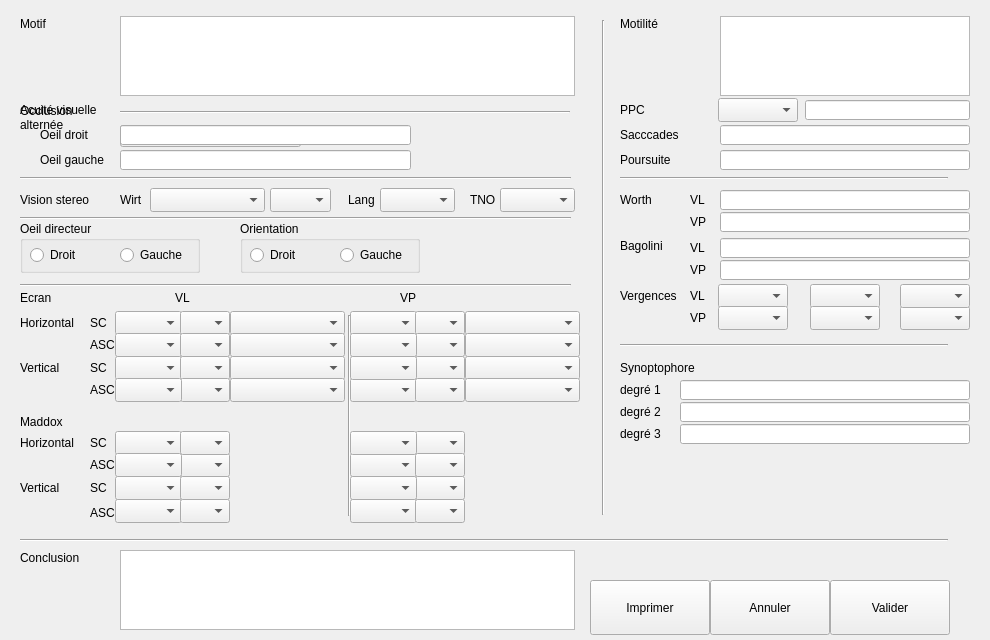
<?xml version="1.0" encoding="UTF-8"?>
<!-- (C) 2016 LAINE SERGE

This program is free software; you can redistribute it and/or modify
it under the terms of the GNU General Public License as published by
the Free Software Foundation; either version 2 of the License, or
(at your option) any later version.

This program is distributed in the hope that it will be useful,
but WITHOUT ANY WARRANTY; without even the implied warranty of
MERCHANTABILITY or FITNESS FOR A PARTICULAR PURPOSE. See the
GNU General Public License for more details.

You should have received a copy of the GNU General Public License along
with this program; if not, write to the Free Software Foundation, Inc.,
51 Franklin Street, Fifth Floor, Boston, MA 02110-1301 USA.
-->
<ui version="4.0">
 <class>dlg_bilanortho</class>
 <widget class="QDialog" name="dlg_bilanortho">
  <property name="geometry">
   <rect>
    <x>0</x>
    <y>0</y>
    <width>990</width>
    <height>640</height>
   </rect>
  </property>
  <property name="sizePolicy">
   <sizepolicy hsizetype="Fixed" vsizetype="Fixed">
    <horstretch>0</horstretch>
    <verstretch>0</verstretch>
   </sizepolicy>
  </property>
  <property name="minimumSize">
   <size>
    <width>990</width>
    <height>640</height>
   </size>
  </property>
  <property name="maximumSize">
   <size>
    <width>990</width>
    <height>640</height>
   </size>
  </property>
  <property name="windowTitle">
   <string>Dialog</string>
  </property>
  <widget class="QLabel" name="OcclAlternlabel">
   <property name="geometry">
    <rect>
     <x>20</x>
     <y>102</y>
     <width>91</width>
     <height>32</height>
    </rect>
   </property>
   <property name="text">
    <string>Occlusion
alternée</string>
   </property>
  </widget>
  <widget class="QLabel" name="VisionStereolabel">
   <property name="geometry">
    <rect>
     <x>20</x>
     <y>192</y>
     <width>81</width>
     <height>16</height>
    </rect>
   </property>
   <property name="text">
    <string>Vision stereo</string>
   </property>
  </widget>
  <widget class="QLabel" name="label">
   <property name="geometry">
    <rect>
     <x>120</x>
     <y>192</y>
     <width>31</width>
     <height>16</height>
    </rect>
   </property>
   <property name="text">
    <string>Wirt</string>
   </property>
  </widget>
  <widget class="QLabel" name="Worthlabel">
   <property name="geometry">
    <rect>
     <x>620</x>
     <y>192</y>
     <width>41</width>
     <height>16</height>
    </rect>
   </property>
   <property name="text">
    <string>Worth</string>
   </property>
  </widget>
  <widget class="QLabel" name="Bagolinilabel">
   <property name="geometry">
    <rect>
     <x>620</x>
     <y>238</y>
     <width>59</width>
     <height>16</height>
    </rect>
   </property>
   <property name="text">
    <string>Bagolini</string>
   </property>
  </widget>
  <widget class="QGroupBox" name="OeilDirecteurgroupBox">
   <property name="geometry">
    <rect>
     <x>20</x>
     <y>221</y>
     <width>180</width>
     <height>52</height>
    </rect>
   </property>
   <property name="title">
    <string>Oeil directeur</string>
   </property>
   <widget class="QRadioButton" name="ODdirecteurradioButton">
    <property name="geometry">
     <rect>
      <x>10</x>
      <y>24</y>
      <width>60</width>
      <height>20</height>
     </rect>
    </property>
    <property name="focusPolicy">
     <enum>Qt::StrongFocus</enum>
    </property>
    <property name="text">
     <string>Droit</string>
    </property>
   </widget>
   <widget class="QRadioButton" name="OGdirecteurradioButton">
    <property name="geometry">
     <rect>
      <x>100</x>
      <y>24</y>
      <width>70</width>
      <height>20</height>
     </rect>
    </property>
    <property name="focusPolicy">
     <enum>Qt::StrongFocus</enum>
    </property>
    <property name="text">
     <string>Gauche</string>
    </property>
   </widget>
  </widget>
  <widget class="QGroupBox" name="OrientationgroupBox">
   <property name="geometry">
    <rect>
     <x>240</x>
     <y>221</y>
     <width>180</width>
     <height>52</height>
    </rect>
   </property>
   <property name="title">
    <string>Orientation</string>
   </property>
   <widget class="QRadioButton" name="ODOrientationradioButton">
    <property name="geometry">
     <rect>
      <x>10</x>
      <y>24</y>
      <width>60</width>
      <height>20</height>
     </rect>
    </property>
    <property name="focusPolicy">
     <enum>Qt::StrongFocus</enum>
    </property>
    <property name="text">
     <string>Droit</string>
    </property>
   </widget>
   <widget class="QRadioButton" name="OGOrientationradioButton">
    <property name="geometry">
     <rect>
      <x>100</x>
      <y>24</y>
      <width>70</width>
      <height>20</height>
     </rect>
    </property>
    <property name="focusPolicy">
     <enum>Qt::StrongFocus</enum>
    </property>
    <property name="text">
     <string>Gauche</string>
    </property>
   </widget>
  </widget>
  <widget class="QLabel" name="Ecranlabel">
   <property name="geometry">
    <rect>
     <x>20</x>
     <y>315</y>
     <width>71</width>
     <height>16</height>
    </rect>
   </property>
   <property name="text">
    <string>Horizontal</string>
   </property>
  </widget>
  <widget class="QComboBox" name="EcranVLSCcomboBox">
   <property name="geometry">
    <rect>
     <x>115</x>
     <y>311</y>
     <width>67</width>
     <height>24</height>
    </rect>
   </property>
   <property name="focusPolicy">
    <enum>Qt::StrongFocus</enum>
   </property>
   <property name="currentIndex">
    <number>-1</number>
   </property>
  </widget>
  <widget class="QComboBox" name="EcranVLSCDcomboBox">
   <property name="geometry">
    <rect>
     <x>180</x>
     <y>311</y>
     <width>50</width>
     <height>24</height>
    </rect>
   </property>
   <property name="focusPolicy">
    <enum>Qt::StrongFocus</enum>
   </property>
  </widget>
  <widget class="QComboBox" name="EcranVPSCcomboBox">
   <property name="geometry">
    <rect>
     <x>350</x>
     <y>311</y>
     <width>67</width>
     <height>24</height>
    </rect>
   </property>
   <property name="focusPolicy">
    <enum>Qt::StrongFocus</enum>
   </property>
   <property name="currentIndex">
    <number>-1</number>
   </property>
  </widget>
  <widget class="QComboBox" name="EcranVPSCDcomboBox">
   <property name="geometry">
    <rect>
     <x>415</x>
     <y>311</y>
     <width>50</width>
     <height>24</height>
    </rect>
   </property>
   <property name="focusPolicy">
    <enum>Qt::StrongFocus</enum>
   </property>
  </widget>
  <widget class="QComboBox" name="EcranVLASCcomboBox">
   <property name="geometry">
    <rect>
     <x>115</x>
     <y>333</y>
     <width>67</width>
     <height>24</height>
    </rect>
   </property>
   <property name="focusPolicy">
    <enum>Qt::StrongFocus</enum>
   </property>
   <property name="currentIndex">
    <number>-1</number>
   </property>
   <property name="maxVisibleItems">
    <number>10</number>
   </property>
  </widget>
  <widget class="QComboBox" name="EcranVPASCDcomboBox">
   <property name="geometry">
    <rect>
     <x>415</x>
     <y>333</y>
     <width>50</width>
     <height>24</height>
    </rect>
   </property>
   <property name="focusPolicy">
    <enum>Qt::StrongFocus</enum>
   </property>
  </widget>
  <widget class="QComboBox" name="EcranVPASCcomboBox">
   <property name="geometry">
    <rect>
     <x>350</x>
     <y>333</y>
     <width>67</width>
     <height>24</height>
    </rect>
   </property>
   <property name="focusPolicy">
    <enum>Qt::StrongFocus</enum>
   </property>
   <property name="currentIndex">
    <number>-1</number>
   </property>
   <property name="maxVisibleItems">
    <number>10</number>
   </property>
  </widget>
  <widget class="QComboBox" name="EcranVLASCDcomboBox">
   <property name="geometry">
    <rect>
     <x>180</x>
     <y>333</y>
     <width>50</width>
     <height>24</height>
    </rect>
   </property>
   <property name="focusPolicy">
    <enum>Qt::StrongFocus</enum>
   </property>
  </widget>
  <widget class="QLabel" name="SClabel">
   <property name="geometry">
    <rect>
     <x>90</x>
     <y>315</y>
     <width>31</width>
     <height>16</height>
    </rect>
   </property>
   <property name="text">
    <string>SC</string>
   </property>
  </widget>
  <widget class="QComboBox" name="MaddoxVLSCcomboBox">
   <property name="geometry">
    <rect>
     <x>115</x>
     <y>431</y>
     <width>67</width>
     <height>24</height>
    </rect>
   </property>
   <property name="focusPolicy">
    <enum>Qt::StrongFocus</enum>
   </property>
   <property name="currentIndex">
    <number>-1</number>
   </property>
  </widget>
  <widget class="QComboBox" name="MaddoxVPASCcomboBox">
   <property name="geometry">
    <rect>
     <x>350</x>
     <y>453</y>
     <width>67</width>
     <height>24</height>
    </rect>
   </property>
   <property name="focusPolicy">
    <enum>Qt::StrongFocus</enum>
   </property>
   <property name="currentIndex">
    <number>-1</number>
   </property>
   <property name="maxVisibleItems">
    <number>10</number>
   </property>
  </widget>
  <widget class="QComboBox" name="MaddoxVLASCDcomboBox">
   <property name="geometry">
    <rect>
     <x>180</x>
     <y>453</y>
     <width>50</width>
     <height>24</height>
    </rect>
   </property>
   <property name="focusPolicy">
    <enum>Qt::StrongFocus</enum>
   </property>
  </widget>
  <widget class="QLabel" name="SClabel_2">
   <property name="geometry">
    <rect>
     <x>90</x>
     <y>435</y>
     <width>31</width>
     <height>16</height>
    </rect>
   </property>
   <property name="text">
    <string>SC</string>
   </property>
  </widget>
  <widget class="QLabel" name="Maddoxabel">
   <property name="geometry">
    <rect>
     <x>20</x>
     <y>414</y>
     <width>59</width>
     <height>16</height>
    </rect>
   </property>
   <property name="text">
    <string>Maddox</string>
   </property>
  </widget>
  <widget class="QComboBox" name="MaddoxVPSCDcomboBox">
   <property name="geometry">
    <rect>
     <x>415</x>
     <y>431</y>
     <width>50</width>
     <height>24</height>
    </rect>
   </property>
   <property name="focusPolicy">
    <enum>Qt::StrongFocus</enum>
   </property>
  </widget>
  <widget class="QComboBox" name="MaddoxVPASCDcomboBox">
   <property name="geometry">
    <rect>
     <x>415</x>
     <y>453</y>
     <width>50</width>
     <height>24</height>
    </rect>
   </property>
   <property name="focusPolicy">
    <enum>Qt::StrongFocus</enum>
   </property>
  </widget>
  <widget class="QComboBox" name="MaddoxVPSCcomboBox">
   <property name="geometry">
    <rect>
     <x>350</x>
     <y>431</y>
     <width>67</width>
     <height>24</height>
    </rect>
   </property>
   <property name="focusPolicy">
    <enum>Qt::StrongFocus</enum>
   </property>
   <property name="currentIndex">
    <number>-1</number>
   </property>
  </widget>
  <widget class="QComboBox" name="MaddoxVLASCcomboBox">
   <property name="geometry">
    <rect>
     <x>115</x>
     <y>453</y>
     <width>67</width>
     <height>24</height>
    </rect>
   </property>
   <property name="focusPolicy">
    <enum>Qt::StrongFocus</enum>
   </property>
   <property name="currentIndex">
    <number>-1</number>
   </property>
   <property name="maxVisibleItems">
    <number>10</number>
   </property>
  </widget>
  <widget class="QComboBox" name="MaddoxVLSCDcomboBox">
   <property name="geometry">
    <rect>
     <x>180</x>
     <y>431</y>
     <width>50</width>
     <height>24</height>
    </rect>
   </property>
   <property name="focusPolicy">
    <enum>Qt::StrongFocus</enum>
   </property>
  </widget>
  <widget class="QLabel" name="Motilitelabel">
   <property name="geometry">
    <rect>
     <x>620</x>
     <y>16</y>
     <width>59</width>
     <height>16</height>
    </rect>
   </property>
   <property name="text">
    <string>Motilité</string>
   </property>
  </widget>
  <widget class="QTextEdit" name="MotilitetextEdit">
   <property name="geometry">
    <rect>
     <x>720</x>
     <y>16</y>
     <width>250</width>
     <height>80</height>
    </rect>
   </property>
  </widget>
  <widget class="QLabel" name="Vergenceslabel">
   <property name="geometry">
    <rect>
     <x>620</x>
     <y>288</y>
     <width>71</width>
     <height>16</height>
    </rect>
   </property>
   <property name="text">
    <string>Vergences</string>
   </property>
  </widget>
  <widget class="QLabel" name="VergencesVLlabel">
   <property name="geometry">
    <rect>
     <x>690</x>
     <y>288</y>
     <width>21</width>
     <height>16</height>
    </rect>
   </property>
   <property name="text">
    <string>VL</string>
   </property>
  </widget>
  <widget class="QLabel" name="VergencesVPlabel">
   <property name="geometry">
    <rect>
     <x>690</x>
     <y>310</y>
     <width>21</width>
     <height>16</height>
    </rect>
   </property>
   <property name="text">
    <string>VP</string>
   </property>
  </widget>
  <widget class="QComboBox" name="VergenceCLcomboBox">
   <property name="geometry">
    <rect>
     <x>810</x>
     <y>284</y>
     <width>70</width>
     <height>24</height>
    </rect>
   </property>
   <property name="focusPolicy">
    <enum>Qt::StrongFocus</enum>
   </property>
  </widget>
  <widget class="QComboBox" name="VergenceDLcomboBox">
   <property name="geometry">
    <rect>
     <x>718</x>
     <y>284</y>
     <width>70</width>
     <height>24</height>
    </rect>
   </property>
   <property name="focusPolicy">
    <enum>Qt::StrongFocus</enum>
   </property>
  </widget>
  <widget class="QComboBox" name="VergenceCPcomboBox">
   <property name="geometry">
    <rect>
     <x>810</x>
     <y>306</y>
     <width>70</width>
     <height>24</height>
    </rect>
   </property>
   <property name="focusPolicy">
    <enum>Qt::StrongFocus</enum>
   </property>
  </widget>
  <widget class="QComboBox" name="VergenceDPcomboBox">
   <property name="geometry">
    <rect>
     <x>718</x>
     <y>306</y>
     <width>70</width>
     <height>24</height>
    </rect>
   </property>
   <property name="focusPolicy">
    <enum>Qt::StrongFocus</enum>
   </property>
  </widget>
  <widget class="QLabel" name="Synoptophorelabel">
   <property name="geometry">
    <rect>
     <x>620</x>
     <y>360</y>
     <width>101</width>
     <height>16</height>
    </rect>
   </property>
   <property name="text">
    <string>Synoptophore</string>
   </property>
  </widget>
  <widget class="QLabel" name="Degre1label">
   <property name="geometry">
    <rect>
     <x>620</x>
     <y>382</y>
     <width>50</width>
     <height>16</height>
    </rect>
   </property>
   <property name="text">
    <string>degré 1</string>
   </property>
  </widget>
  <widget class="QLabel" name="Degre2label">
   <property name="geometry">
    <rect>
     <x>620</x>
     <y>404</y>
     <width>50</width>
     <height>16</height>
    </rect>
   </property>
   <property name="text">
    <string>degré 2</string>
   </property>
  </widget>
  <widget class="QLabel" name="Degre3label">
   <property name="geometry">
    <rect>
     <x>620</x>
     <y>426</y>
     <width>50</width>
     <height>16</height>
    </rect>
   </property>
   <property name="text">
    <string>degré 3</string>
   </property>
  </widget>
  <widget class="QLineEdit" name="Degre1lineEdit">
   <property name="geometry">
    <rect>
     <x>680</x>
     <y>380</y>
     <width>290</width>
     <height>20</height>
    </rect>
   </property>
  </widget>
  <widget class="QLineEdit" name="Degre2lineEdit">
   <property name="geometry">
    <rect>
     <x>680</x>
     <y>402</y>
     <width>290</width>
     <height>20</height>
    </rect>
   </property>
  </widget>
  <widget class="QLineEdit" name="Degre3lineEdit">
   <property name="geometry">
    <rect>
     <x>680</x>
     <y>424</y>
     <width>290</width>
     <height>20</height>
    </rect>
   </property>
  </widget>
  <widget class="QLabel" name="Conclusionlabel">
   <property name="geometry">
    <rect>
     <x>20</x>
     <y>550</y>
     <width>101</width>
     <height>16</height>
    </rect>
   </property>
   <property name="text">
    <string>Conclusion</string>
   </property>
  </widget>
  <widget class="QTextEdit" name="ConclusiontextEdit">
   <property name="geometry">
    <rect>
     <x>120</x>
     <y>550</y>
     <width>455</width>
     <height>80</height>
    </rect>
   </property>
  </widget>
  <widget class="Line" name="line">
   <property name="geometry">
    <rect>
     <x>20</x>
     <y>163</y>
     <width>551</width>
     <height>31</height>
    </rect>
   </property>
   <property name="orientation">
    <enum>Qt::Horizontal</enum>
   </property>
  </widget>
  <widget class="Line" name="line_2">
   <property name="geometry">
    <rect>
     <x>20</x>
     <y>216</y>
     <width>551</width>
     <height>5</height>
    </rect>
   </property>
   <property name="orientation">
    <enum>Qt::Horizontal</enum>
   </property>
  </widget>
  <widget class="Line" name="line_3">
   <property name="geometry">
    <rect>
     <x>20</x>
     <y>270</y>
     <width>551</width>
     <height>31</height>
    </rect>
   </property>
   <property name="orientation">
    <enum>Qt::Horizontal</enum>
   </property>
  </widget>
  <widget class="Line" name="line_4">
   <property name="geometry">
    <rect>
     <x>20</x>
     <y>525</y>
     <width>928</width>
     <height>31</height>
    </rect>
   </property>
   <property name="orientation">
    <enum>Qt::Horizontal</enum>
   </property>
  </widget>
  <widget class="Line" name="line_6">
   <property name="geometry">
    <rect>
     <x>620</x>
     <y>330</y>
     <width>328</width>
     <height>31</height>
    </rect>
   </property>
   <property name="orientation">
    <enum>Qt::Horizontal</enum>
   </property>
  </widget>
  <widget class="UpPushButton" name="AnnulupPushButton">
   <property name="geometry">
    <rect>
     <x>710</x>
     <y>580</y>
     <width>120</width>
     <height>55</height>
    </rect>
   </property>
   <property name="focusPolicy">
    <enum>Qt::NoFocus</enum>
   </property>
   <property name="text">
    <string>Annuler</string>
   </property>
   <property name="icon">
    <iconset resource="Images/images.qrc">
     <normaloff>:/Supprime.png</normaloff>:/Supprime.png</iconset>
   </property>
   <property name="iconSize">
    <size>
     <width>30</width>
     <height>30</height>
    </size>
   </property>
   <property name="autoDefault">
    <bool>false</bool>
   </property>
  </widget>
  <widget class="UpPushButton" name="OKupPushButton">
   <property name="geometry">
    <rect>
     <x>830</x>
     <y>580</y>
     <width>120</width>
     <height>55</height>
    </rect>
   </property>
   <property name="sizePolicy">
    <sizepolicy hsizetype="Minimum" vsizetype="Fixed">
     <horstretch>100</horstretch>
     <verstretch>0</verstretch>
    </sizepolicy>
   </property>
   <property name="maximumSize">
    <size>
     <width>180</width>
     <height>55</height>
    </size>
   </property>
   <property name="focusPolicy">
    <enum>Qt::NoFocus</enum>
   </property>
   <property name="text">
    <string>Valider</string>
   </property>
   <property name="icon">
    <iconset resource="Images/images.qrc">
     <normaloff>:/start.png</normaloff>:/start.png</iconset>
   </property>
   <property name="iconSize">
    <size>
     <width>30</width>
     <height>30</height>
    </size>
   </property>
   <property name="shortcut">
    <string>Meta+Return</string>
   </property>
   <property name="autoDefault">
    <bool>false</bool>
   </property>
   <property name="default">
    <bool>false</bool>
   </property>
   <property name="flat">
    <bool>false</bool>
   </property>
  </widget>
  <widget class="QLineEdit" name="Worth1lineEdit">
   <property name="geometry">
    <rect>
     <x>720</x>
     <y>190</y>
     <width>250</width>
     <height>20</height>
    </rect>
   </property>
  </widget>
  <widget class="QLineEdit" name="Worth2lineEdit">
   <property name="geometry">
    <rect>
     <x>720</x>
     <y>212</y>
     <width>250</width>
     <height>20</height>
    </rect>
   </property>
  </widget>
  <widget class="QLabel" name="SClabel_3">
   <property name="geometry">
    <rect>
     <x>175</x>
     <y>290</y>
     <width>31</width>
     <height>16</height>
    </rect>
   </property>
   <property name="text">
    <string>VL</string>
   </property>
  </widget>
  <widget class="QLabel" name="SClabel_4">
   <property name="geometry">
    <rect>
     <x>400</x>
     <y>290</y>
     <width>31</width>
     <height>16</height>
    </rect>
   </property>
   <property name="text">
    <string>VP</string>
   </property>
  </widget>
  <widget class="QLabel" name="SClabel_5">
   <property name="geometry">
    <rect>
     <x>90</x>
     <y>337</y>
     <width>31</width>
     <height>16</height>
    </rect>
   </property>
   <property name="text">
    <string>ASC</string>
   </property>
  </widget>
  <widget class="QLabel" name="SClabel_6">
   <property name="geometry">
    <rect>
     <x>90</x>
     <y>457</y>
     <width>31</width>
     <height>16</height>
    </rect>
   </property>
   <property name="text">
    <string>ASC</string>
   </property>
  </widget>
  <widget class="Line" name="line_8">
   <property name="geometry">
    <rect>
     <x>339</x>
     <y>315</y>
     <width>20</width>
     <height>201</height>
    </rect>
   </property>
   <property name="orientation">
    <enum>Qt::Vertical</enum>
   </property>
  </widget>
  <widget class="QComboBox" name="LangcomboBox">
   <property name="geometry">
    <rect>
     <x>380</x>
     <y>188</y>
     <width>75</width>
     <height>24</height>
    </rect>
   </property>
   <property name="focusPolicy">
    <enum>Qt::StrongFocus</enum>
   </property>
   <property name="editable">
    <bool>false</bool>
   </property>
  </widget>
  <widget class="QLabel" name="label_2">
   <property name="geometry">
    <rect>
     <x>348</x>
     <y>192</y>
     <width>41</width>
     <height>16</height>
    </rect>
   </property>
   <property name="text">
    <string>Lang</string>
   </property>
  </widget>
  <widget class="Line" name="line_9">
   <property name="geometry">
    <rect>
     <x>620</x>
     <y>163</y>
     <width>328</width>
     <height>31</height>
    </rect>
   </property>
   <property name="orientation">
    <enum>Qt::Horizontal</enum>
   </property>
  </widget>
  <widget class="QLabel" name="label_3">
   <property name="geometry">
    <rect>
     <x>620</x>
     <y>102</y>
     <width>59</width>
     <height>16</height>
    </rect>
   </property>
   <property name="text">
    <string>PPC</string>
   </property>
  </widget>
  <widget class="QLabel" name="label_4">
   <property name="geometry">
    <rect>
     <x>620</x>
     <y>127</y>
     <width>81</width>
     <height>16</height>
    </rect>
   </property>
   <property name="text">
    <string>Sacccades</string>
   </property>
  </widget>
  <widget class="QLabel" name="label_5">
   <property name="geometry">
    <rect>
     <x>620</x>
     <y>152</y>
     <width>59</width>
     <height>16</height>
    </rect>
   </property>
   <property name="text">
    <string>Poursuite</string>
   </property>
  </widget>
  <widget class="QComboBox" name="PPCcomboBox">
   <property name="geometry">
    <rect>
     <x>718</x>
     <y>98</y>
     <width>80</width>
     <height>24</height>
    </rect>
   </property>
   <property name="focusPolicy">
    <enum>Qt::StrongFocus</enum>
   </property>
   <property name="currentIndex">
    <number>-1</number>
   </property>
  </widget>
  <widget class="QLineEdit" name="PoursuitelineEdit">
   <property name="geometry">
    <rect>
     <x>720</x>
     <y>150</y>
     <width>250</width>
     <height>20</height>
    </rect>
   </property>
  </widget>
  <widget class="QLineEdit" name="SaccadeslineEdit">
   <property name="geometry">
    <rect>
     <x>720</x>
     <y>125</y>
     <width>250</width>
     <height>20</height>
    </rect>
   </property>
  </widget>
  <widget class="QLineEdit" name="PPClineEdit">
   <property name="geometry">
    <rect>
     <x>805</x>
     <y>100</y>
     <width>165</width>
     <height>20</height>
    </rect>
   </property>
  </widget>
  <widget class="QComboBox" name="OcclAlterncomboBox">
   <property name="geometry">
    <rect>
     <x>120</x>
     <y>125</y>
     <width>181</width>
     <height>22</height>
    </rect>
   </property>
   <property name="focusPolicy">
    <enum>Qt::StrongFocus</enum>
   </property>
  </widget>
  <widget class="QLabel" name="AVlabel">
   <property name="geometry">
    <rect>
     <x>20</x>
     <y>102</y>
     <width>91</width>
     <height>16</height>
    </rect>
   </property>
   <property name="text">
    <string>Acuité visuelle</string>
   </property>
  </widget>
  <widget class="QLabel" name="AVODlabel">
   <property name="geometry">
    <rect>
     <x>40</x>
     <y>127</y>
     <width>70</width>
     <height>16</height>
    </rect>
   </property>
   <property name="text">
    <string>Oeil droit</string>
   </property>
  </widget>
  <widget class="QLabel" name="AVOGlabel">
   <property name="geometry">
    <rect>
     <x>40</x>
     <y>152</y>
     <width>70</width>
     <height>16</height>
    </rect>
   </property>
   <property name="text">
    <string>Oeil gauche</string>
   </property>
  </widget>
  <widget class="UpPushButton" name="ImprimeupPushButton">
   <property name="geometry">
    <rect>
     <x>590</x>
     <y>580</y>
     <width>120</width>
     <height>55</height>
    </rect>
   </property>
   <property name="focusPolicy">
    <enum>Qt::NoFocus</enum>
   </property>
   <property name="toolTip">
    <string extracomment="tool tip ici"/>
   </property>
   <property name="statusTip">
    <string/>
   </property>
   <property name="whatsThis">
    <string/>
   </property>
   <property name="text">
    <string>Imprimer</string>
   </property>
   <property name="icon">
    <iconset resource="Images/images.qrc">
     <normaloff>:/Imprimer.png</normaloff>:/Imprimer.png</iconset>
   </property>
   <property name="iconSize">
    <size>
     <width>30</width>
     <height>30</height>
    </size>
   </property>
   <property name="autoDefault">
    <bool>false</bool>
   </property>
   <property name="flat">
    <bool>false</bool>
   </property>
  </widget>
  <widget class="QLabel" name="Motiflabel">
   <property name="geometry">
    <rect>
     <x>20</x>
     <y>16</y>
     <width>81</width>
     <height>16</height>
    </rect>
   </property>
   <property name="text">
    <string>Motif</string>
   </property>
  </widget>
  <widget class="QTextEdit" name="MotiftextEdit">
   <property name="geometry">
    <rect>
     <x>120</x>
     <y>16</y>
     <width>455</width>
     <height>80</height>
    </rect>
   </property>
  </widget>
  <widget class="Line" name="line_10">
   <property name="geometry">
    <rect>
     <x>120</x>
     <y>97</y>
     <width>450</width>
     <height>31</height>
    </rect>
   </property>
   <property name="orientation">
    <enum>Qt::Horizontal</enum>
   </property>
  </widget>
  <widget class="QComboBox" name="AnimauxWirtcomboBox">
   <property name="geometry">
    <rect>
     <x>270</x>
     <y>188</y>
     <width>61</width>
     <height>24</height>
    </rect>
   </property>
   <property name="focusPolicy">
    <enum>Qt::StrongFocus</enum>
   </property>
   <property name="editable">
    <bool>false</bool>
   </property>
  </widget>
  <widget class="QComboBox" name="fixSCVLcomboBox">
   <property name="geometry">
    <rect>
     <x>230</x>
     <y>311</y>
     <width>115</width>
     <height>24</height>
    </rect>
   </property>
  </widget>
  <widget class="QComboBox" name="fixSCVPcomboBox">
   <property name="geometry">
    <rect>
     <x>465</x>
     <y>311</y>
     <width>115</width>
     <height>24</height>
    </rect>
   </property>
  </widget>
  <widget class="QComboBox" name="fixASCVPcomboBox">
   <property name="geometry">
    <rect>
     <x>465</x>
     <y>333</y>
     <width>115</width>
     <height>24</height>
    </rect>
   </property>
  </widget>
  <widget class="QComboBox" name="fixASCVLcomboBox">
   <property name="geometry">
    <rect>
     <x>230</x>
     <y>333</y>
     <width>115</width>
     <height>24</height>
    </rect>
   </property>
  </widget>
  <widget class="QLineEdit" name="AVODlineEdit">
   <property name="geometry">
    <rect>
     <x>120</x>
     <y>125</y>
     <width>291</width>
     <height>20</height>
    </rect>
   </property>
  </widget>
  <widget class="QLineEdit" name="AVOGlineEdit">
   <property name="geometry">
    <rect>
     <x>120</x>
     <y>150</y>
     <width>291</width>
     <height>20</height>
    </rect>
   </property>
  </widget>
  <widget class="QComboBox" name="TNOcomboBox">
   <property name="geometry">
    <rect>
     <x>500</x>
     <y>188</y>
     <width>75</width>
     <height>24</height>
    </rect>
   </property>
   <property name="focusPolicy">
    <enum>Qt::StrongFocus</enum>
   </property>
   <property name="editable">
    <bool>false</bool>
   </property>
  </widget>
  <widget class="QLabel" name="label_6">
   <property name="geometry">
    <rect>
     <x>470</x>
     <y>192</y>
     <width>41</width>
     <height>16</height>
    </rect>
   </property>
   <property name="text">
    <string>TNO</string>
   </property>
  </widget>
  <widget class="QComboBox" name="VergenceRestDPcomboBox">
   <property name="geometry">
    <rect>
     <x>900</x>
     <y>306</y>
     <width>70</width>
     <height>24</height>
    </rect>
   </property>
   <property name="focusPolicy">
    <enum>Qt::StrongFocus</enum>
   </property>
  </widget>
  <widget class="QComboBox" name="VergenceRestDLcomboBox">
   <property name="geometry">
    <rect>
     <x>900</x>
     <y>284</y>
     <width>70</width>
     <height>24</height>
    </rect>
   </property>
   <property name="focusPolicy">
    <enum>Qt::StrongFocus</enum>
   </property>
  </widget>
  <widget class="QComboBox" name="HfixSCVLcomboBox">
   <property name="geometry">
    <rect>
     <x>230</x>
     <y>356</y>
     <width>115</width>
     <height>24</height>
    </rect>
   </property>
  </widget>
  <widget class="QComboBox" name="HEcranVPASCcomboBox">
   <property name="geometry">
    <rect>
     <x>350</x>
     <y>378</y>
     <width>67</width>
     <height>24</height>
    </rect>
   </property>
   <property name="focusPolicy">
    <enum>Qt::StrongFocus</enum>
   </property>
   <property name="currentIndex">
    <number>-1</number>
   </property>
   <property name="maxVisibleItems">
    <number>10</number>
   </property>
  </widget>
  <widget class="QLabel" name="SClabel_7">
   <property name="geometry">
    <rect>
     <x>90</x>
     <y>382</y>
     <width>31</width>
     <height>16</height>
    </rect>
   </property>
   <property name="text">
    <string>ASC</string>
   </property>
  </widget>
  <widget class="QComboBox" name="HfixSCVPcomboBox">
   <property name="geometry">
    <rect>
     <x>465</x>
     <y>356</y>
     <width>115</width>
     <height>24</height>
    </rect>
   </property>
  </widget>
  <widget class="QComboBox" name="HEcranVLSCcomboBox">
   <property name="geometry">
    <rect>
     <x>115</x>
     <y>356</y>
     <width>67</width>
     <height>24</height>
    </rect>
   </property>
   <property name="focusPolicy">
    <enum>Qt::StrongFocus</enum>
   </property>
   <property name="currentIndex">
    <number>-1</number>
   </property>
  </widget>
  <widget class="QComboBox" name="HEcranVPSCDcomboBox">
   <property name="geometry">
    <rect>
     <x>415</x>
     <y>356</y>
     <width>50</width>
     <height>24</height>
    </rect>
   </property>
   <property name="focusPolicy">
    <enum>Qt::StrongFocus</enum>
   </property>
  </widget>
  <widget class="QComboBox" name="HfixASCVPcomboBox">
   <property name="geometry">
    <rect>
     <x>465</x>
     <y>378</y>
     <width>115</width>
     <height>24</height>
    </rect>
   </property>
  </widget>
  <widget class="QComboBox" name="HfixASCVLcomboBox">
   <property name="geometry">
    <rect>
     <x>230</x>
     <y>378</y>
     <width>115</width>
     <height>24</height>
    </rect>
   </property>
  </widget>
  <widget class="QComboBox" name="HEcranVPASCDcomboBox">
   <property name="geometry">
    <rect>
     <x>415</x>
     <y>378</y>
     <width>50</width>
     <height>24</height>
    </rect>
   </property>
   <property name="focusPolicy">
    <enum>Qt::StrongFocus</enum>
   </property>
  </widget>
  <widget class="QComboBox" name="HEcranVLSCDcomboBox">
   <property name="geometry">
    <rect>
     <x>180</x>
     <y>356</y>
     <width>50</width>
     <height>24</height>
    </rect>
   </property>
   <property name="focusPolicy">
    <enum>Qt::StrongFocus</enum>
   </property>
  </widget>
  <widget class="QComboBox" name="HEcranVLASCDcomboBox">
   <property name="geometry">
    <rect>
     <x>180</x>
     <y>378</y>
     <width>50</width>
     <height>24</height>
    </rect>
   </property>
   <property name="focusPolicy">
    <enum>Qt::StrongFocus</enum>
   </property>
  </widget>
  <widget class="QComboBox" name="HEcranVLASCcomboBox">
   <property name="geometry">
    <rect>
     <x>115</x>
     <y>378</y>
     <width>67</width>
     <height>24</height>
    </rect>
   </property>
   <property name="focusPolicy">
    <enum>Qt::StrongFocus</enum>
   </property>
   <property name="currentIndex">
    <number>-1</number>
   </property>
   <property name="maxVisibleItems">
    <number>10</number>
   </property>
  </widget>
  <widget class="QLabel" name="SClabel_8">
   <property name="geometry">
    <rect>
     <x>90</x>
     <y>360</y>
     <width>31</width>
     <height>16</height>
    </rect>
   </property>
   <property name="text">
    <string>SC</string>
   </property>
  </widget>
  <widget class="QComboBox" name="HEcranVPSCcomboBox">
   <property name="geometry">
    <rect>
     <x>350</x>
     <y>356</y>
     <width>67</width>
     <height>24</height>
    </rect>
   </property>
   <property name="focusPolicy">
    <enum>Qt::StrongFocus</enum>
   </property>
   <property name="currentIndex">
    <number>-1</number>
   </property>
  </widget>
  <widget class="QLabel" name="Ecranlabel_2">
   <property name="geometry">
    <rect>
     <x>20</x>
     <y>360</y>
     <width>71</width>
     <height>16</height>
    </rect>
   </property>
   <property name="text">
    <string>Vertical</string>
   </property>
  </widget>
  <widget class="QLabel" name="VergencesVPlabel_2">
   <property name="geometry">
    <rect>
     <x>690</x>
     <y>214</y>
     <width>21</width>
     <height>16</height>
    </rect>
   </property>
   <property name="text">
    <string>VP</string>
   </property>
  </widget>
  <widget class="QLabel" name="VergencesVLlabel_2">
   <property name="geometry">
    <rect>
     <x>690</x>
     <y>192</y>
     <width>21</width>
     <height>16</height>
    </rect>
   </property>
   <property name="text">
    <string>VL</string>
   </property>
  </widget>
  <widget class="QLabel" name="VergencesVLlabel_3">
   <property name="geometry">
    <rect>
     <x>690</x>
     <y>240</y>
     <width>21</width>
     <height>16</height>
    </rect>
   </property>
   <property name="text">
    <string>VL</string>
   </property>
  </widget>
  <widget class="QLabel" name="VergencesVPlabel_3">
   <property name="geometry">
    <rect>
     <x>690</x>
     <y>262</y>
     <width>21</width>
     <height>16</height>
    </rect>
   </property>
   <property name="text">
    <string>VP</string>
   </property>
  </widget>
  <widget class="QLineEdit" name="Bagolini1lineEdit">
   <property name="geometry">
    <rect>
     <x>720</x>
     <y>238</y>
     <width>250</width>
     <height>20</height>
    </rect>
   </property>
  </widget>
  <widget class="QLineEdit" name="Bagolini2lineEdit">
   <property name="geometry">
    <rect>
     <x>720</x>
     <y>260</y>
     <width>250</width>
     <height>20</height>
    </rect>
   </property>
  </widget>
  <widget class="Line" name="line_5">
   <property name="geometry">
    <rect>
     <x>595</x>
     <y>20</y>
     <width>16</width>
     <height>495</height>
    </rect>
   </property>
   <property name="orientation">
    <enum>Qt::Vertical</enum>
   </property>
  </widget>
  <widget class="QLabel" name="label_7">
   <property name="geometry">
    <rect>
     <x>20</x>
     <y>290</y>
     <width>59</width>
     <height>16</height>
    </rect>
   </property>
   <property name="text">
    <string>Ecran</string>
   </property>
  </widget>
  <widget class="QComboBox" name="WirtcomboBox">
   <property name="geometry">
    <rect>
     <x>150</x>
     <y>188</y>
     <width>115</width>
     <height>24</height>
    </rect>
   </property>
   <property name="focusPolicy">
    <enum>Qt::StrongFocus</enum>
   </property>
   <property name="editable">
    <bool>false</bool>
   </property>
  </widget>
  <widget class="QLabel" name="Ecranlabel_3">
   <property name="geometry">
    <rect>
     <x>20</x>
     <y>435</y>
     <width>71</width>
     <height>16</height>
    </rect>
   </property>
   <property name="text">
    <string>Horizontal</string>
   </property>
  </widget>
  <widget class="QLabel" name="Ecranlabel_4">
   <property name="geometry">
    <rect>
     <x>20</x>
     <y>480</y>
     <width>71</width>
     <height>16</height>
    </rect>
   </property>
   <property name="text">
    <string>Vertical</string>
   </property>
  </widget>
  <widget class="QComboBox" name="HMaddoxVLASCcomboBox">
   <property name="geometry">
    <rect>
     <x>115</x>
     <y>499</y>
     <width>67</width>
     <height>24</height>
    </rect>
   </property>
   <property name="focusPolicy">
    <enum>Qt::StrongFocus</enum>
   </property>
   <property name="currentIndex">
    <number>-1</number>
   </property>
   <property name="maxVisibleItems">
    <number>10</number>
   </property>
  </widget>
  <widget class="QLabel" name="SClabel_9">
   <property name="geometry">
    <rect>
     <x>90</x>
     <y>505</y>
     <width>31</width>
     <height>16</height>
    </rect>
   </property>
   <property name="text">
    <string>ASC</string>
   </property>
  </widget>
  <widget class="QComboBox" name="HMaddoxVLSCcomboBox">
   <property name="geometry">
    <rect>
     <x>115</x>
     <y>476</y>
     <width>67</width>
     <height>24</height>
    </rect>
   </property>
   <property name="focusPolicy">
    <enum>Qt::StrongFocus</enum>
   </property>
   <property name="currentIndex">
    <number>-1</number>
   </property>
  </widget>
  <widget class="QComboBox" name="HMaddoxVLSCDcomboBox">
   <property name="geometry">
    <rect>
     <x>180</x>
     <y>476</y>
     <width>50</width>
     <height>24</height>
    </rect>
   </property>
   <property name="focusPolicy">
    <enum>Qt::StrongFocus</enum>
   </property>
  </widget>
  <widget class="QComboBox" name="HMaddoxVLASCDcomboBox">
   <property name="geometry">
    <rect>
     <x>180</x>
     <y>499</y>
     <width>50</width>
     <height>24</height>
    </rect>
   </property>
   <property name="focusPolicy">
    <enum>Qt::StrongFocus</enum>
   </property>
  </widget>
  <widget class="QLabel" name="SClabel_10">
   <property name="geometry">
    <rect>
     <x>90</x>
     <y>480</y>
     <width>31</width>
     <height>16</height>
    </rect>
   </property>
   <property name="text">
    <string>SC</string>
   </property>
  </widget>
  <widget class="QComboBox" name="HMaddoxVPASCcomboBox">
   <property name="geometry">
    <rect>
     <x>350</x>
     <y>499</y>
     <width>67</width>
     <height>24</height>
    </rect>
   </property>
   <property name="focusPolicy">
    <enum>Qt::StrongFocus</enum>
   </property>
   <property name="currentIndex">
    <number>-1</number>
   </property>
   <property name="maxVisibleItems">
    <number>10</number>
   </property>
  </widget>
  <widget class="QComboBox" name="HMaddoxVPSCDcomboBox">
   <property name="geometry">
    <rect>
     <x>415</x>
     <y>476</y>
     <width>50</width>
     <height>24</height>
    </rect>
   </property>
   <property name="focusPolicy">
    <enum>Qt::StrongFocus</enum>
   </property>
  </widget>
  <widget class="QComboBox" name="HMaddoxVPSCcomboBox">
   <property name="geometry">
    <rect>
     <x>350</x>
     <y>476</y>
     <width>67</width>
     <height>24</height>
    </rect>
   </property>
   <property name="focusPolicy">
    <enum>Qt::StrongFocus</enum>
   </property>
   <property name="currentIndex">
    <number>-1</number>
   </property>
  </widget>
  <widget class="QComboBox" name="HMaddoxVPASCDcomboBox">
   <property name="geometry">
    <rect>
     <x>415</x>
     <y>499</y>
     <width>50</width>
     <height>24</height>
    </rect>
   </property>
   <property name="focusPolicy">
    <enum>Qt::StrongFocus</enum>
   </property>
  </widget>
 </widget>
 <customwidgets>
  <customwidget>
   <class>UpPushButton</class>
   <extends>QPushButton</extends>
   <header>uppushbutton.h</header>
  </customwidget>
 </customwidgets>
 <tabstops>
  <tabstop>MotiftextEdit</tabstop>
  <tabstop>AVODlineEdit</tabstop>
  <tabstop>AVOGlineEdit</tabstop>
  <tabstop>OcclAlterncomboBox</tabstop>
  <tabstop>WirtcomboBox</tabstop>
  <tabstop>AnimauxWirtcomboBox</tabstop>
  <tabstop>LangcomboBox</tabstop>
  <tabstop>TNOcomboBox</tabstop>
  <tabstop>ODdirecteurradioButton</tabstop>
  <tabstop>OGdirecteurradioButton</tabstop>
  <tabstop>ODOrientationradioButton</tabstop>
  <tabstop>OGOrientationradioButton</tabstop>
  <tabstop>EcranVLSCcomboBox</tabstop>
  <tabstop>EcranVLSCDcomboBox</tabstop>
  <tabstop>fixSCVLcomboBox</tabstop>
  <tabstop>EcranVPSCcomboBox</tabstop>
  <tabstop>EcranVPSCDcomboBox</tabstop>
  <tabstop>fixSCVPcomboBox</tabstop>
  <tabstop>EcranVLASCcomboBox</tabstop>
  <tabstop>EcranVLASCDcomboBox</tabstop>
  <tabstop>fixASCVLcomboBox</tabstop>
  <tabstop>EcranVPASCcomboBox</tabstop>
  <tabstop>EcranVPASCDcomboBox</tabstop>
  <tabstop>fixASCVPcomboBox</tabstop>
  <tabstop>HEcranVLSCcomboBox</tabstop>
  <tabstop>HEcranVLSCDcomboBox</tabstop>
  <tabstop>HfixSCVLcomboBox</tabstop>
  <tabstop>HEcranVPSCcomboBox</tabstop>
  <tabstop>HEcranVPSCDcomboBox</tabstop>
  <tabstop>HfixSCVPcomboBox</tabstop>
  <tabstop>HEcranVLASCcomboBox</tabstop>
  <tabstop>HEcranVLASCDcomboBox</tabstop>
  <tabstop>HfixASCVLcomboBox</tabstop>
  <tabstop>HEcranVPASCcomboBox</tabstop>
  <tabstop>HEcranVPASCDcomboBox</tabstop>
  <tabstop>HfixASCVPcomboBox</tabstop>
  <tabstop>MaddoxVLSCcomboBox</tabstop>
  <tabstop>MaddoxVLSCDcomboBox</tabstop>
  <tabstop>MaddoxVPSCcomboBox</tabstop>
  <tabstop>MaddoxVPSCDcomboBox</tabstop>
  <tabstop>MaddoxVLASCcomboBox</tabstop>
  <tabstop>MaddoxVLASCDcomboBox</tabstop>
  <tabstop>MaddoxVPASCcomboBox</tabstop>
  <tabstop>MaddoxVPASCDcomboBox</tabstop>
  <tabstop>HMaddoxVLSCcomboBox</tabstop>
  <tabstop>HMaddoxVLSCDcomboBox</tabstop>
  <tabstop>HMaddoxVPSCcomboBox</tabstop>
  <tabstop>HMaddoxVPSCDcomboBox</tabstop>
  <tabstop>HMaddoxVLASCcomboBox</tabstop>
  <tabstop>HMaddoxVLASCDcomboBox</tabstop>
  <tabstop>HMaddoxVPASCcomboBox</tabstop>
  <tabstop>HMaddoxVPASCDcomboBox</tabstop>
  <tabstop>MotilitetextEdit</tabstop>
  <tabstop>PPCcomboBox</tabstop>
  <tabstop>PPClineEdit</tabstop>
  <tabstop>SaccadeslineEdit</tabstop>
  <tabstop>PoursuitelineEdit</tabstop>
  <tabstop>Worth1lineEdit</tabstop>
  <tabstop>Worth2lineEdit</tabstop>
  <tabstop>Bagolini1lineEdit</tabstop>
  <tabstop>Bagolini2lineEdit</tabstop>
  <tabstop>VergenceDLcomboBox</tabstop>
  <tabstop>VergenceCLcomboBox</tabstop>
  <tabstop>VergenceRestDLcomboBox</tabstop>
  <tabstop>VergenceDPcomboBox</tabstop>
  <tabstop>VergenceCPcomboBox</tabstop>
  <tabstop>VergenceRestDPcomboBox</tabstop>
  <tabstop>Degre1lineEdit</tabstop>
  <tabstop>Degre2lineEdit</tabstop>
  <tabstop>Degre3lineEdit</tabstop>
  <tabstop>ConclusiontextEdit</tabstop>
 </tabstops>
 <resources>
  <include location="Images/images.qrc"/>
 </resources>
 <connections/>
</ui>
